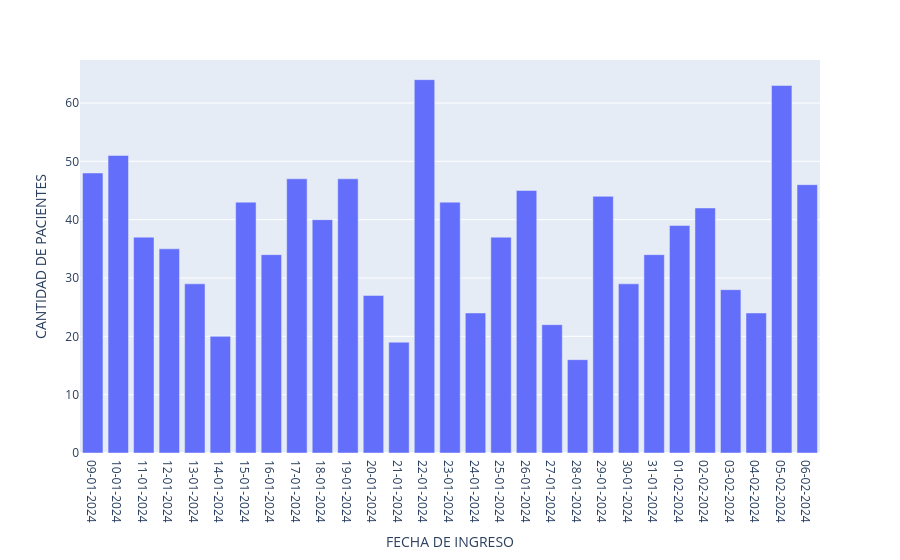

The code cell stored with this chart in its notebook:
### Code cell
turnos_fecha('9-01-2024', '06-2-2024')

### Figure 1 — Plotly figure (JSON) as saved in the notebook; plotly's stock layout.template omitted (floating-point values rounded to 4 significant figures)
{"data": [{"alignmentgroup": "True", "hovertemplate": "FECHA DE INGRESO=%{x}<br>CANTIDAD DE PACIENTES=%{y}<extra></extra>", "legendgroup": "", "marker": {"color": "#636efa", "pattern": {"shape": ""}}, "name": "", "offsetgroup": "", "orientation": "v", "showlegend": false, "textposition": "auto", "type": "bar", "x": ["09-01-2024", "10-01-2024", "11-01-2024", "12-01-2024", "13-01-2024", "14-01-2024", "15-01-2024", "16-01-2024", "17-01-2024", "18-01-2024", "19-01-2024", "20-01-2024", "21-01-2024", "22-01-2024", "23-01-2024", "24-01-2024", "25-01-2024", "26-01-2024", "27-01-2024", "28-01-2024", "29-01-2024", "30-01-2024", "31-01-2024", "01-02-2024", "02-02-2024", "03-02-2024", "04-02-2024", "05-02-2024", "06-02-2024"], "xaxis": "x", "y": [48, 51, 37, 35, 29, 20, 43, 34, 47, 40, 47, 27, 19, 64, 43, 24, 37, 45, 22, 16, 44, 29, 34, 39, 42, 28, 24, 63, 46], "yaxis": "y"}], "layout": {"barmode": "group", "legend": {"tracegroupgap": 0}, "margin": {"t": 60}, "xaxis": {"anchor": "y", "domain": [0, 1], "title": {"text": "FECHA DE INGRESO"}}, "yaxis": {"anchor": "x", "domain": [0, 1], "title": {"text": "CANTIDAD DE PACIENTES"}}}}
